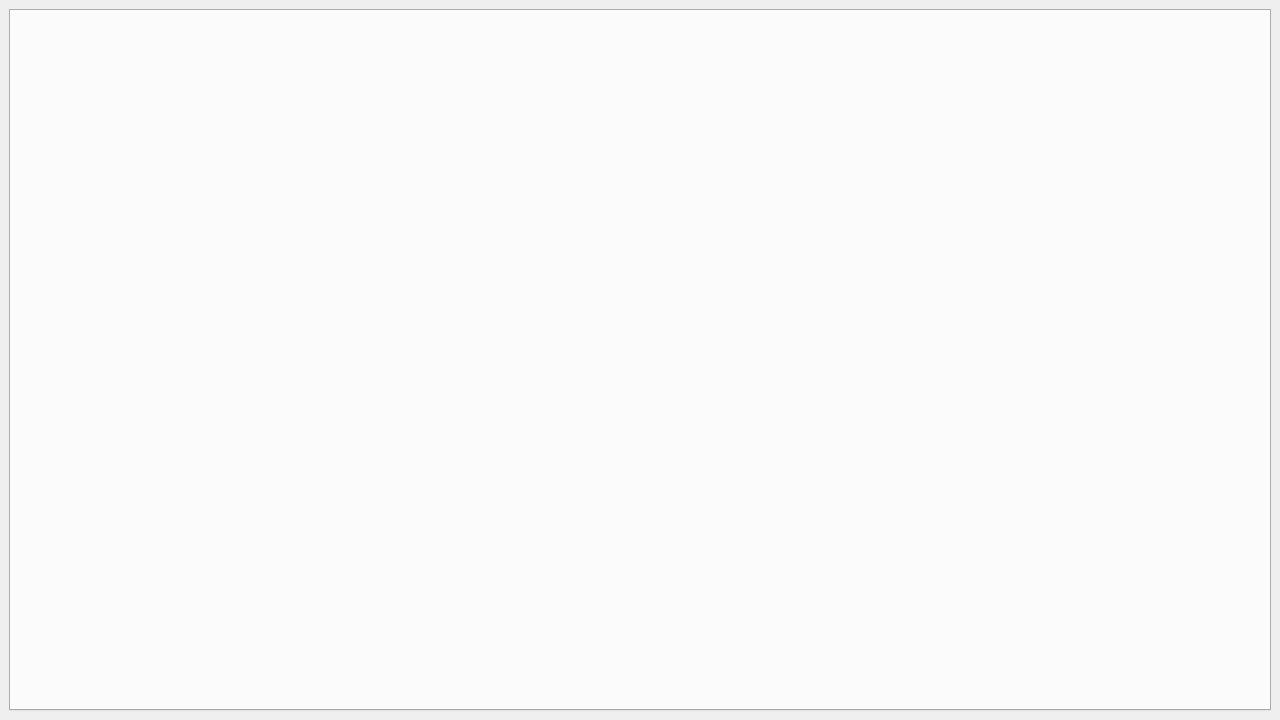
<?xml version="1.0" encoding="UTF-8"?>
<ui version="4.0">
  <class>MainWindow</class>
  <widget class="QMainWindow" name="MainWindow">
    <property name="geometry">
      <rect>
        <x>0</x>
        <y>0</y>
        <width>1280</width>
        <height>720</height>
      </rect>
    </property>
    <property name="minimumSize">
      <size>
        <width>1280</width>
        <height>720</height>
      </size>
    </property>
    <property name="maximumSize">
      <size>
        <width>1280</width>
        <height>720</height>
      </size>
    </property>
    <property name="windowTitle">
      <string>Motion System</string>
    </property>
    <widget class="QWidget" name="CentralWidget">
      <property name="geometry">
        <rect>
          <x>0</x>
          <y>0</y>
          <width>1280</width>
          <height>720</height>
        </rect>
      </property>
      <layout class="QVBoxLayout" name="CentralLayout">
        <item>
          <widget class="QTabWidget" name="TabWidget">
          </widget>
        </item>
      </layout>
    </widget>
  </widget>
  <resources/>
  <connections/>
</ui>
